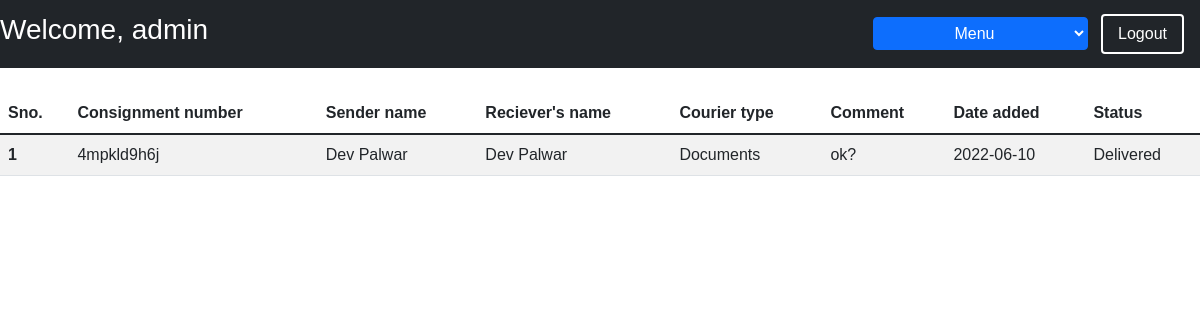
The page /Admin/delivered.php (signed in) on the database its author committed.
### tables this page shows
CREATE TABLE `parcels` (
  `id` int(150) NOT NULL,
  `consignment` varchar(50) NOT NULL,
  `username` varchar(25) NOT NULL,
  `sender name` varchar(30) NOT NULL,
  `sender phone` int(10) NOT NULL,
  `sender email` varchar(100) NOT NULL,
  `sender city` varchar(30) NOT NULL,
  `sender zip code` varchar(30) NOT NULL,
  `sender street` varchar(50) NOT NULL,
  `sender state` varchar(100) NOT NULL,
  `reciever name` varchar(25) NOT NULL,
  `reciever phone` int(12) NOT NULL,
  `reciever email` varchar(100) NOT NULL,
  `receiver city` varchar(50) NOT NULL,
  `receiver zip code` varchar(50) NOT NULL,
  `receiver street` varchar(50) NOT NULL,
  `receiver state` varchar(100) NOT NULL,
  `courier type` varchar(30) NOT NULL,
  `courier weight` varchar(1000) NOT NULL,
  `comment` varchar(250) NOT NULL,
  `Status` varchar(25) NOT NULL,
  `date` date NOT NULL DEFAULT current_timestamp()
);

### Admin/delivered.php (the view, shortened to what this page needs)
<?php
require_once "db_connect.php";
?>
<!doctype html>
<html lang="en">
<head>
</head>
<body>
    <?php
      require_once "navbar.php";
    ?>
  <table class="table table-striped" style="margin-top: 25px;">
    <thead>
      <tr>
        <th scope="col">Sno.</th>
        <th scope="col">Consignment number</th>
        <th scope="col">Sender name</th>
        <th scope="col">Reciever's name</th>
        <th scope="col">Courier type</th>
        <th scope="col">Comment</th>
        <th scope="col">Date added</th>
        <th scope="col">Status</th>
      </tr>
    </thead>
<?php
    $sql = "SELECT * FROM `parcels` WHERE Status='delivered'";
    $result = mysqli_query($conn , $sql);
    $sno = 0;
    while($row = mysqli_fetch_assoc($result)) {
        $sno = $sno + 1;
        echo "<tr>
        <th scope='row'>". $sno . "</th>
        <td>". $row['consignment'] . "</td>
        <td>". $row['sender name'] . "</td>
        <td>". $row['reciever name'] . "</td>
        <td> ". $row['courier type'] ."</td>
        <td> ". $row['comment'] ."</td>
        <td> ". $row['date'] ."</td>
        <td> ". $row['Status'] ."</td>
      </tr>";
    }
?>
  </table>
</body>
</html>

### Admin/navbar.php (style rules this page uses)
body { font-family: 'Gill Sans', 'Gill Sans MT', Calibri, 'Trebuchet MS', sans-serif; }

### rows shown on the page
parcels: consignment "4mpkld9h6j", sender name "Dev Palwar", reciever name "Dev Palwar", courier type "Documents", comment "ok?", date "2022-06-10", Status "Delivered"
